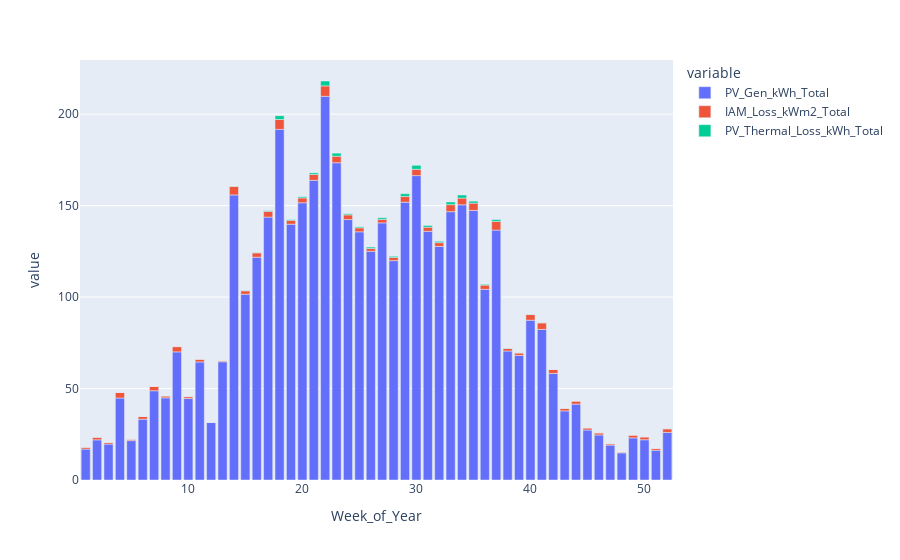

This figure's notebook cell:
### Code cell
px.bar(pv_model.summary_grouped.weekly[["PV_Gen_kWh_Total", "IAM_Loss_kWm2_Total", "PV_Thermal_Loss_kWh_Total"]])

### Figure 1 — Plotly figure (JSON) as saved in the notebook; plotly's stock layout.template omitted (floating-point values rounded to 4 significant figures)
{"data": [{"alignmentgroup": "True", "hovertemplate": "variable=PV_Gen_kWh_Total<br>Week_of_Year=%{x}<br>value=%{y}<extra></extra>", "legendgroup": "PV_Gen_kWh_Total", "marker": {"color": "#636efa", "pattern": {"shape": ""}}, "name": "PV_Gen_kWh_Total", "offsetgroup": "PV_Gen_kWh_Total", "orientation": "v", "showlegend": true, "textposition": "auto", "type": "bar", "x": [1, 2, 3, 4, 5, 6, 7, 8, 9, 10, 11, 12, 13, 14, 15, 16, 17, 18, 19, 20, 21, 22, 23, 24, 25, 26, 27, 28, 29, 30, 31, 32, 33, 34, 35, 36, 37, 38, 39, 40, 41, 42, 43, 44, 45, 46, 47, 48, 49, 50, 51, 52], "xaxis": "x", "y": [16.91, 21.96, 19.65, 44.83, 21.53, 33.25, 48.79, 44.93, 70.04, 44.55, 64.55, 31.5, 64.67, 155.8, 101.5, 121.8, 143.7, 191.7, 139.9, 151.6, 163.8, 209.8, 173.4, 142.4, 135.7, 125.0, 140.6, 119.9, 151.9, 166.4, 136.0, 127.7, 146.7, 150.5, 147.4, 104.2, 136.6, 70.53, 68.09, 87.38, 82.33, 58.25, 37.8, 41.48, 27.33, 24.63, 19.09, 14.83, 23.03, 22.01, 16.26, 26.02], "yaxis": "y"}, {"alignmentgroup": "True", "hovertemplate": "variable=IAM_Loss_kWm2_Total<br>Week_of_Year=%{x}<br>value=%{y}<extra></extra>", "legendgroup": "IAM_Loss_kWm2_Total", "marker": {"color": "#EF553B", "pattern": {"shape": ""}}, "name": "IAM_Loss_kWm2_Total", "offsetgroup": "IAM_Loss_kWm2_Total", "orientation": "v", "showlegend": true, "textposition": "auto", "type": "bar", "x": [1, 2, 3, 4, 5, 6, 7, 8, 9, 10, 11, 12, 13, 14, 15, 16, 17, 18, 19, 20, 21, 22, 23, 24, 25, 26, 27, 28, 29, 30, 31, 32, 33, 34, 35, 36, 37, 38, 39, 40, 41, 42, 43, 44, 45, 46, 47, 48, 49, 50, 51, 52], "xaxis": "x", "y": [0.979, 1.402, 0.854, 3.003, 0.731, 1.469, 2.35, 1.031, 2.902, 1.024, 1.469, 0.107, 0.546, 4.711, 1.883, 2.394, 3.169, 5.421, 2.105, 2.652, 3.193, 5.69, 3.591, 2.561, 2.164, 1.514, 1.905, 1.733, 3.124, 3.432, 2.26, 2.069, 3.815, 3.694, 3.993, 2.307, 4.737, 1.415, 1.363, 3.072, 3.621, 2.169, 1.328, 1.661, 1.136, 1.139, 0.721, 0.465, 1.507, 1.564, 1.008, 1.993], "yaxis": "y"}, {"alignmentgroup": "True", "hovertemplate": "variable=PV_Thermal_Loss_kWh_Total<br>Week_of_Year=%{x}<br>value=%{y}<extra></extra>", "legendgroup": "PV_Thermal_Loss_kWh_Total", "marker": {"color": "#00cc96", "pattern": {"shape": ""}}, "name": "PV_Thermal_Loss_kWh_Total", "offsetgroup": "PV_Thermal_Loss_kWh_Total", "orientation": "v", "showlegend": true, "textposition": "auto", "type": "bar", "x": [1, 2, 3, 4, 5, 6, 7, 8, 9, 10, 11, 12, 13, 14, 15, 16, 17, 18, 19, 20, 21, 22, 23, 24, 25, 26, 27, 28, 29, 30, 31, 32, 33, 34, 35, 36, 37, 38, 39, 40, 41, 42, 43, 44, 45, 46, 47, 48, 49, 50, 51, 52], "xaxis": "x", "y": [0, 0, 0, 0, 0, 0, 0, 0, 0, 0, 0.003, 0, 0, 0.06, 0.199, 0.196, 0.331, 2.006, 0.416, 0.628, 0.863, 2.669, 1.677, 0.591, 0.55, 0.784, 0.871, 0.635, 1.499, 2.18, 0.949, 0.722, 1.478, 1.659, 1.087, 0.439, 0.993, 0.127, 0.06, 0.125, 0.044, 0.001, 0, 0, 0, 0, 0, 0, 0, 0, 0, 0], "yaxis": "y"}], "layout": {"barmode": "relative", "legend": {"title": {"text": "variable"}, "tracegroupgap": 0}, "margin": {"t": 60}, "xaxis": {"anchor": "y", "domain": [0, 1], "title": {"text": "Week_of_Year"}}, "yaxis": {"anchor": "x", "domain": [0, 1], "title": {"text": "value"}}}}
